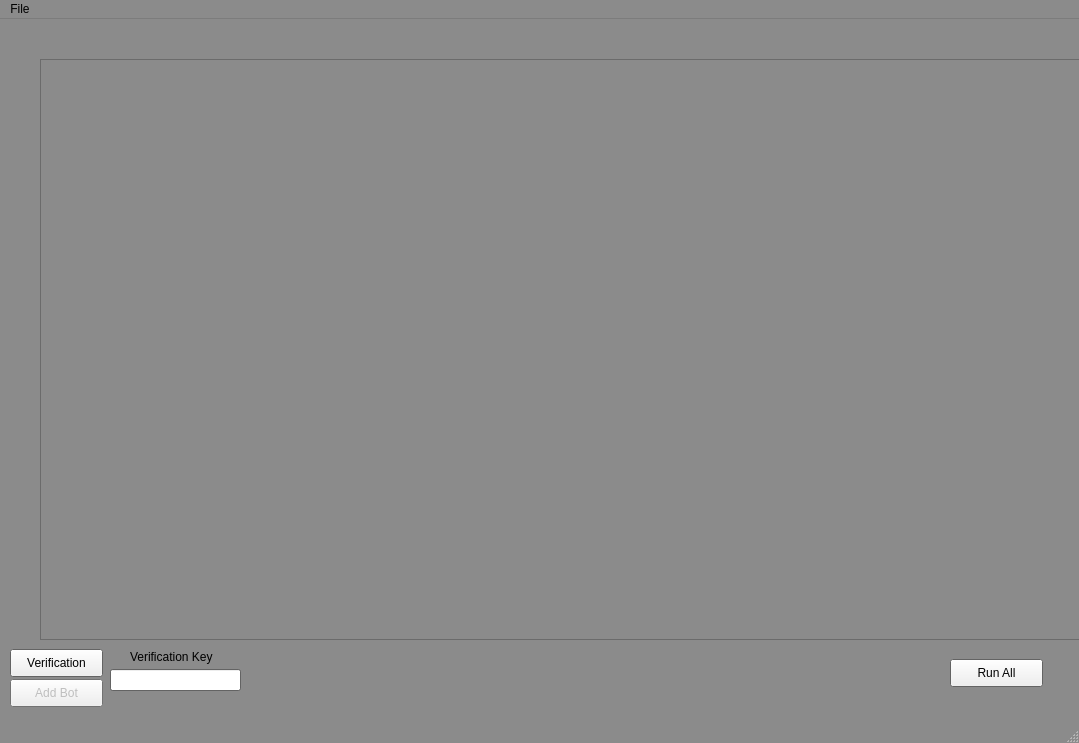
<?xml version="1.0" encoding="UTF-8"?>
<ui version="4.0">
 <class>MainWindow</class>
 <widget class="QMainWindow" name="MainWindow">
  <property name="geometry">
   <rect>
    <x>0</x>
    <y>0</y>
    <width>1079</width>
    <height>743</height>
   </rect>
  </property>
  <property name="palette">
   <palette>
    <active>
     <colorrole role="Base">
      <brush brushstyle="SolidPattern">
       <color alpha="255">
        <red>255</red>
        <green>255</green>
        <blue>255</blue>
       </color>
      </brush>
     </colorrole>
     <colorrole role="Window">
      <brush brushstyle="SolidPattern">
       <color alpha="255">
        <red>139</red>
        <green>139</green>
        <blue>139</blue>
       </color>
      </brush>
     </colorrole>
    </active>
    <inactive>
     <colorrole role="Base">
      <brush brushstyle="SolidPattern">
       <color alpha="255">
        <red>255</red>
        <green>255</green>
        <blue>255</blue>
       </color>
      </brush>
     </colorrole>
     <colorrole role="Window">
      <brush brushstyle="SolidPattern">
       <color alpha="255">
        <red>139</red>
        <green>139</green>
        <blue>139</blue>
       </color>
      </brush>
     </colorrole>
    </inactive>
    <disabled>
     <colorrole role="Base">
      <brush brushstyle="SolidPattern">
       <color alpha="255">
        <red>139</red>
        <green>139</green>
        <blue>139</blue>
       </color>
      </brush>
     </colorrole>
     <colorrole role="Window">
      <brush brushstyle="SolidPattern">
       <color alpha="255">
        <red>139</red>
        <green>139</green>
        <blue>139</blue>
       </color>
      </brush>
     </colorrole>
    </disabled>
   </palette>
  </property>
  <property name="windowTitle">
   <string>HolyCopBot</string>
  </property>
  <widget class="QWidget" name="centralwidget">
   <widget class="QPushButton" name="addRow">
    <property name="enabled">
     <bool>false</bool>
    </property>
    <property name="geometry">
     <rect>
      <x>10</x>
      <y>660</y>
      <width>93</width>
      <height>28</height>
     </rect>
    </property>
    <property name="text">
     <string>Add Bot</string>
    </property>
   </widget>
   <widget class="QScrollArea" name="scrollArea">
    <property name="geometry">
     <rect>
      <x>40</x>
      <y>40</y>
      <width>1041</width>
      <height>581</height>
     </rect>
    </property>
    <property name="widgetResizable">
     <bool>true</bool>
    </property>
    <widget class="QWidget" name="scrollContent">
     <property name="geometry">
      <rect>
       <x>0</x>
       <y>0</y>
       <width>1039</width>
       <height>579</height>
      </rect>
     </property>
     <layout class="QVBoxLayout" name="verticalLayout_2"/>
    </widget>
   </widget>
   <widget class="QPushButton" name="verify">
    <property name="geometry">
     <rect>
      <x>10</x>
      <y>630</y>
      <width>93</width>
      <height>28</height>
     </rect>
    </property>
    <property name="text">
     <string>Verification</string>
    </property>
   </widget>
   <widget class="QLineEdit" name="verifyKey">
    <property name="geometry">
     <rect>
      <x>110</x>
      <y>650</y>
      <width>131</width>
      <height>22</height>
     </rect>
    </property>
   </widget>
   <widget class="QLabel" name="verifyLabel">
    <property name="geometry">
     <rect>
      <x>130</x>
      <y>630</y>
      <width>91</width>
      <height>16</height>
     </rect>
    </property>
    <property name="text">
     <string>Verification Key</string>
    </property>
   </widget>
   <widget class="QPushButton" name="runAll">
    <property name="enabled">
     <bool>true</bool>
    </property>
    <property name="geometry">
     <rect>
      <x>950</x>
      <y>640</y>
      <width>93</width>
      <height>28</height>
     </rect>
    </property>
    <property name="text">
     <string>Run All</string>
    </property>
   </widget>
  </widget>
  <widget class="QStatusBar" name="statusbar"/>
  <widget class="QMenuBar" name="menubar">
   <property name="geometry">
    <rect>
     <x>0</x>
     <y>0</y>
     <width>1079</width>
     <height>26</height>
    </rect>
   </property>
   <widget class="QMenu" name="menuFile">
    <property name="title">
     <string>File</string>
    </property>
    <addaction name="actionOpen"/>
    <addaction name="actionSave"/>
   </widget>
   <addaction name="menuFile"/>
  </widget>
  <action name="actionSave">
   <property name="enabled">
    <bool>false</bool>
   </property>
   <property name="text">
    <string>Save</string>
   </property>
  </action>
  <action name="actionOpen">
   <property name="enabled">
    <bool>false</bool>
   </property>
   <property name="text">
    <string>Open</string>
   </property>
  </action>
 </widget>
 <resources/>
 <connections/>
</ui>
